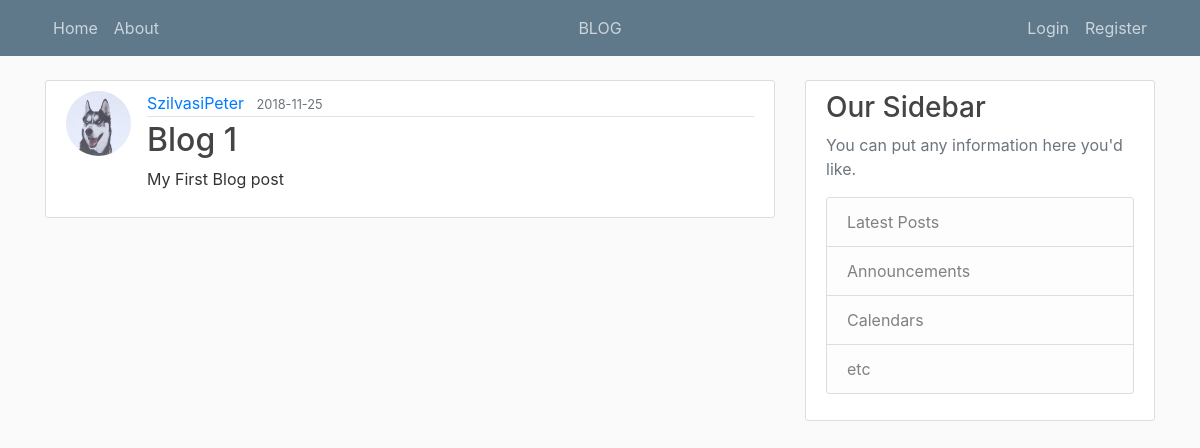
The app's page /blogpost/1 with its own data.
### app/models.py (models this page shows, shortened)
class User(db.Model, UserMixin):
	id = db.Column(db.Integer, primary_key=True)
	username = db.Column(db.String(20), unique=True, nullable=False)
	email = db.Column(db.String(120), unique=True, nullable=False)
	image_file = db.Column(db.String(20), nullable=False, default='default.jpg')
	password = db.Column(db.String(60), nullable=False)
	posts = db.relationship('Post', backref='author', lazy=True)

class Post(db.Model):
	id = db.Column(db.Integer, primary_key=True)
	title = db.Column(db.String(100), nullable=False)
	date_posted = db.Column(db.DateTime, nullable=False, default=datetime.utcnow)
	content = db.Column(db.Text, nullable=False)
	user_id = db.Column(db.Integer, db.ForeignKey('user.id'), nullable=False)

### app/views.py (the view)
@app.route('/blogpost/<int:post_id>')
def post(post_id):
	post = Post.query.get_or_404(post_id) # We can use simple method: get() instead of get_or_404
	return render_template('post.html', title=post.title, post=post)

### app/templates/post.html (shortened to what this page needs)
{% extends "layout.html" %}
{% block content %}
	<article class="media content-section">
        <img class="rounded-circle article-img" src="{{ url_for('static', filename='profile_pics/' + post.author.image_file) }}">
        <div class="media-body">
          <div class="article-metadata">
            <a class="mr-2" href="#">{{ post.author.username }}</a>
            <small class="text-muted">{{ post.date_posted.strftime('%Y-%m-%d') }}</small>
          </div>
          <h2 class="article-title">{{ post.title }}</h2>
          <p class="article-content">{{ post.content }}</p>
        </div>
	</article>
{% endblock content %}

### app/static/css/blog.css (style rules this page uses)
body { background: #fafafa; color: #333333; margin-top: 5rem; }
h1, h2, h3, h4, h5, h6 { color: #444444; }
.content-section { background: #ffffff; padding: 10px 20px; border: 1px solid #dddddd; border-radius: 3px; margin-bottom: 20px; }
.article-title { color: #444444; }
.article-content { white-space: pre-line; }
.article-img { height: 65px; width: 65px; margin-right: 16px; }
.article-metadata { padding-bottom: 1px; margin-bottom: 4px; border-bottom: 1px solid #e3e3e3 }

### records on screen
User: image_file (picture), author.username "SzilvasiPeter"
Post: date_posted "2018-11-25", title "Blog 1", content "My First Blog post"
